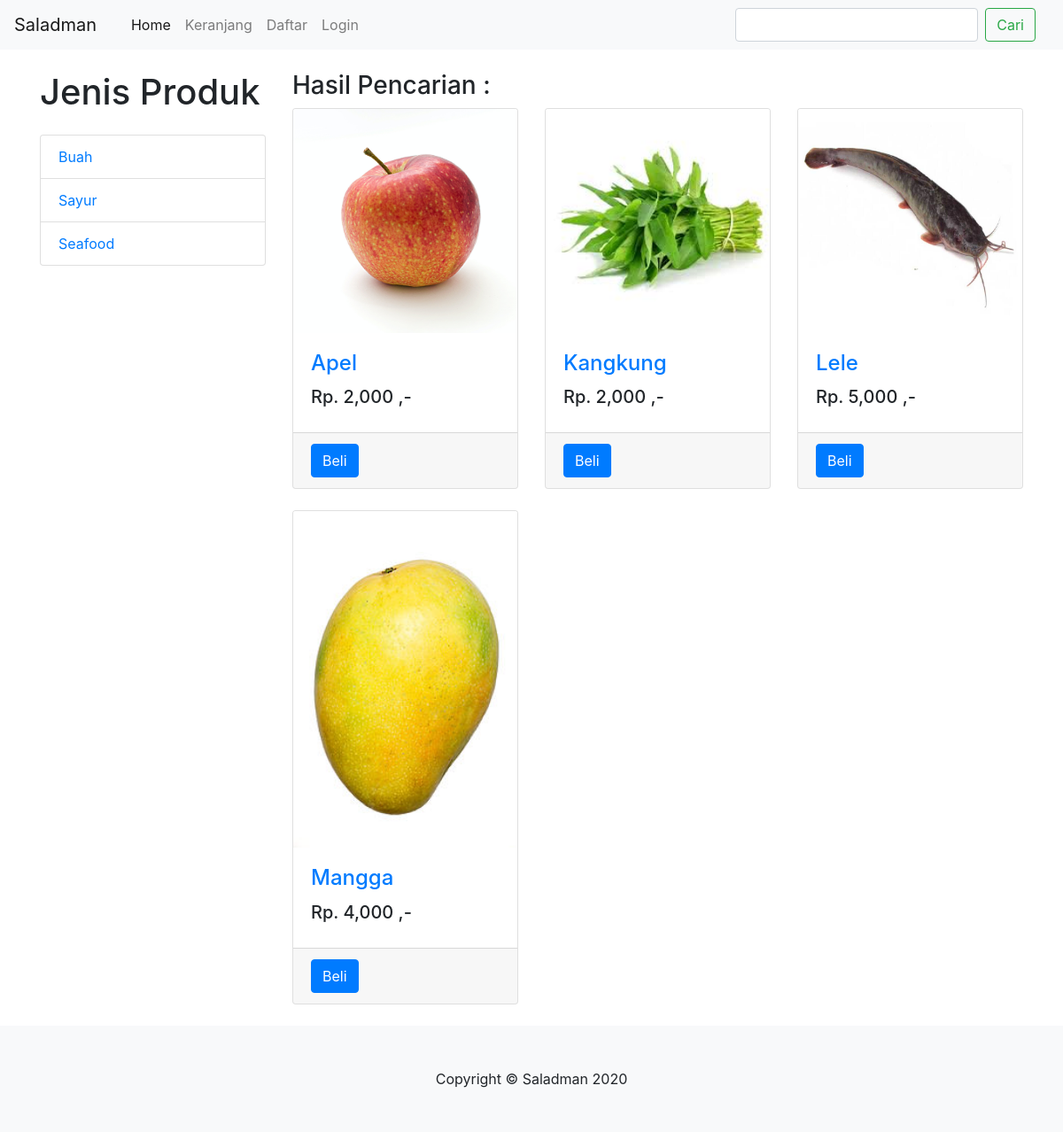
The page /pencarian.php on the database its author committed.
### tables this page shows
CREATE TABLE `kategori` (
  `id_kategori` int(5) NOT NULL,
  `nama_kategori` varchar(100) NOT NULL
);

CREATE TABLE `produk` (
  `id_produk` int(11) NOT NULL,
  `id_kategori` int(5) NOT NULL,
  `nama_produk` varchar(100) NOT NULL,
  `harga_produk` int(11) NOT NULL,
  `stok_produk` int(11) NOT NULL,
  `berat_produk` int(11) NOT NULL,
  `foto_produk` varchar(100) NOT NULL,
  `deskripsi_produk` text NOT NULL
);

### pencarian.php (the view, shortened to what this page needs)
<?php
    include 'koneksi.php';
    $keyword = $_GET["keyword"];
    $semuadata  = array();
    $query      = $koneksi->query("SELECT * FROM produk WHERE nama_produk LIKE '%$keyword%'
    OR deskripsi_produk LIKE '%$keyword%' ORDER BY nama_produk ASC");
    while($data = $query->fetch_assoc())
    {
        $semuadata[] = $data;
    }
?>
<!DOCTYPE html>
<html lang="en">
    <head>
        <link rel="stylesheet" href="https://stackpath.bootstrapcdn.com/bootstrap/4.4.1/css/bootstrap.min.css">
    </head>
    <body>
        <?php include 'menu.php'; ?>
        <div class="container">
            <div class="row">
                <div class="col-lg-3">
                    <h1 class="my-4">Jenis Produk</h1>
                    <div class="list-group">
                        <?php
                            $query_kategori = $koneksi->query("SELECT * FROM kategori ORDER BY nama_kategori ASC");
                            while($kategori = $query_kategori->fetch_assoc()){
                        ?>
                        <a href="#" class="list-group-item"><?php echo $kategori['nama_kategori']; ?></a>
                    <?php } ?>
                    </div>
                </div>
                <div class="col-lg-9">
                    <h3>Hasil Pencarian : <?php echo $keyword ?></h3>
                    <div class="row">
                        <?php foreach ($semuadata as $key => $value): ?>
                        <div class="col-lg-4 col-md-6 mb-4">
                            <div class="card h-100">
                              <a href="#"><img class="card-img-top" src="foto_produk/<?php echo $value["foto_produk"] ?>" alt=""></a>
                              <div class="card-body">
                                <h4 class="card-title">
                                  <a href="#"><?php echo $value['nama_produk']; ?></a>
                                </h4>
                                <h5>Rp. <?php echo number_format($value['harga_produk']); ?> ,-</h5>
                              </div>
                              <div class="card-footer">
                                <a href="detail.php?id=<?php echo $value['id_produk']; ?>" class="btn btn-primary" role="button">Beli</a>
                              </div>
                            </div>
                        </div>
                        <?php endforeach ?>
                    </div>
                </div>
            </div>
        </div>
        <?php include 'footer.php'; ?>
        <script src="https://stackpath.bootstrapcdn.com/bootstrap/4.4.1/js/bootstrap.min.js"></script></body>
</html>

### rows shown on the page
kategori: nama_kategori "Buah"
kategori: nama_kategori "Sayur"
kategori: nama_kategori "Seafood"
produk: foto_produk (picture), nama_produk "Apel", harga_produk "2,000"
produk: foto_produk (picture), nama_produk "Kangkung", harga_produk "2,000"
produk: foto_produk (picture), nama_produk "Lele", harga_produk "5,000"
produk: foto_produk (picture), nama_produk "Mangga", harga_produk "4,000"
